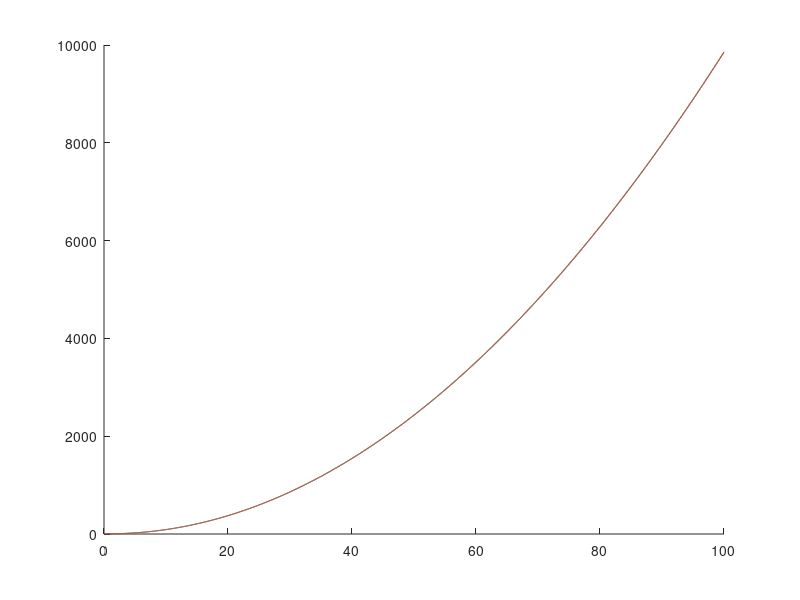

Recreate this plot in MATLAB. (Note: this script raises an error after producing the figure.)
%% Markov Chain Monte Carlo algorithm
% Developed for use with SPR MPDPDE Fitting algorithm


%% Test MCMC

testFunction = @(p,t) ((t(:,1)-p(1)).^2 + (t(:,2)-p(2)).^2)/2;

testParams = [3 -1.5];
testDomain = [linspace(0,100,1000)',linspace(0,100,1000)'];
testData = testFunction(testParams,testDomain);

figure; clf; hold on;
plot(testDomain,testData);


initialparams = [3.1 -1.7];
tic
params_fit = simulateMCMC(testFunction,testDomain,testData,initialparams,[-100 -100],[100 100]);
toc

vParticles();


%% Initialize parameters

% Open data

% Set initial parameters



%% Call MCMC





%% Call function to display posterior distributions

%vParticles();



